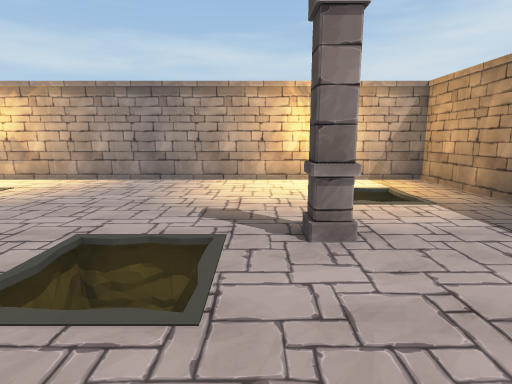
[1] (above)

18 first-person views from a walk through a Unity game level. The camera is 1.3 m above the floor, tilts 10° down and sees 80° across. The floor is counted in squares, 1 m on a side. Each view is taken from the middle of a square. On the plan, view 1 faces up. The plan holds only what a view shows up to about 14 squares ahead; the rest is blank. The place goes on beyond the plan. Door leaves are left out, so doorways stand open.

[2]
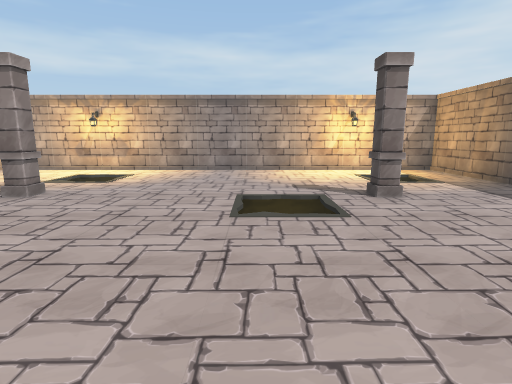

[3]
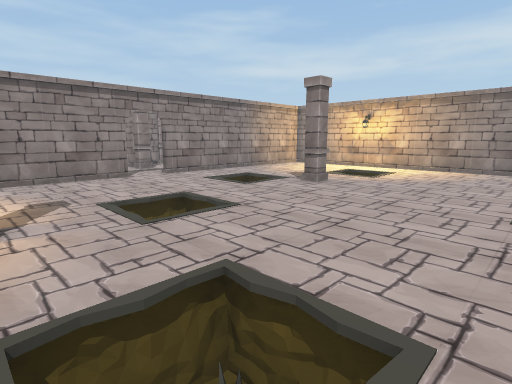

[4]
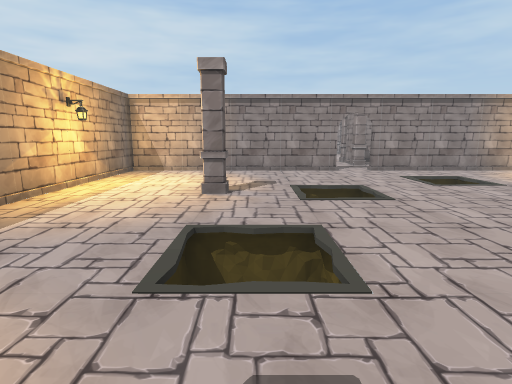

[5]
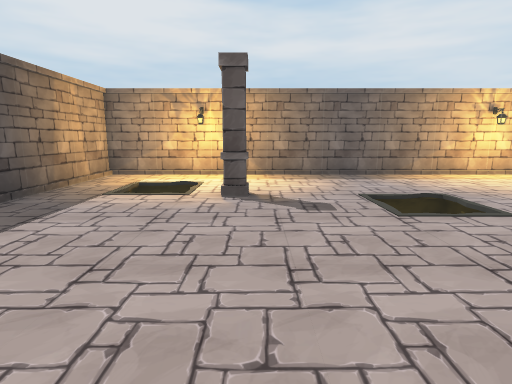

[6]
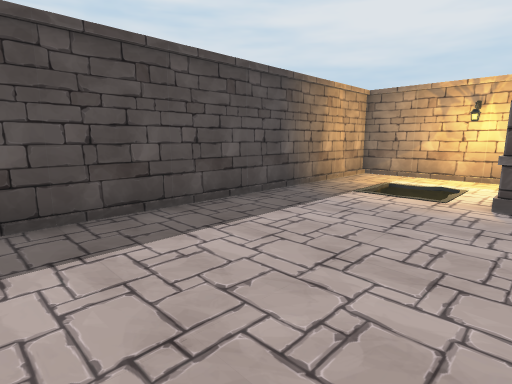

[7]
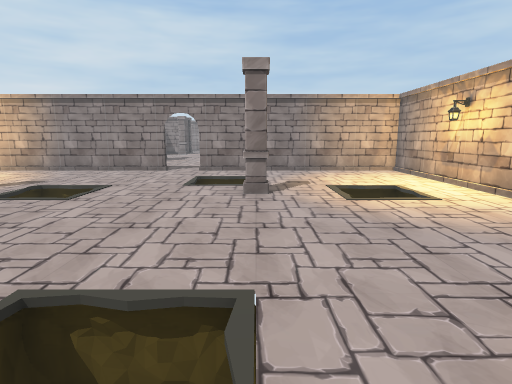

[8]
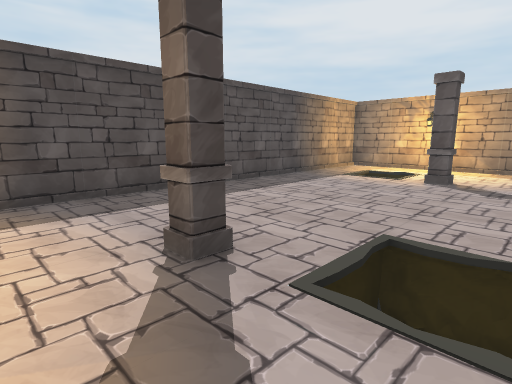

[9]
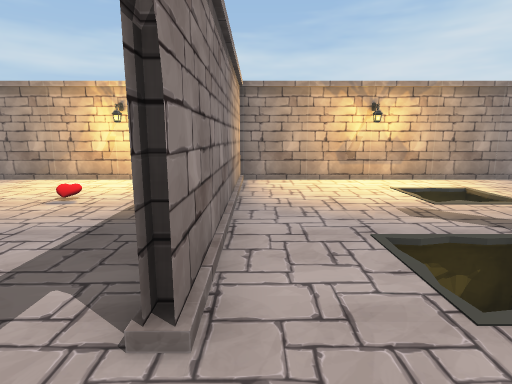

[10]
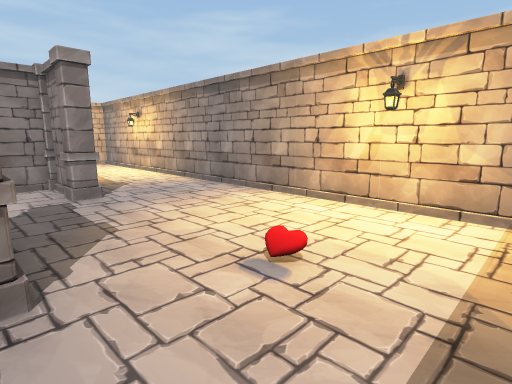

[11]
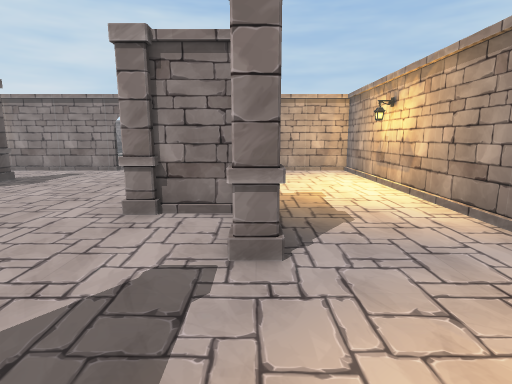

[12]
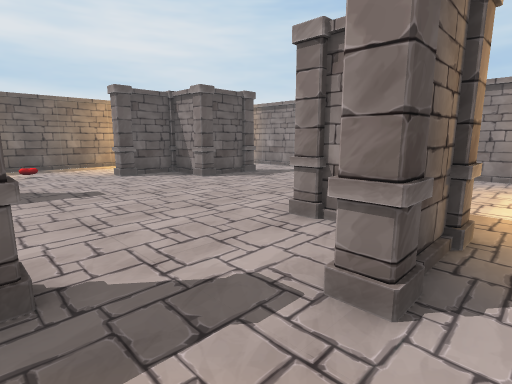

[13]
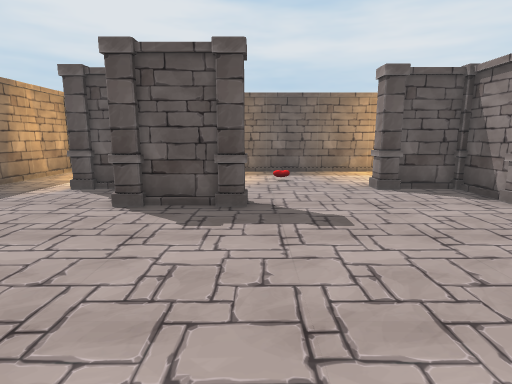

[14]
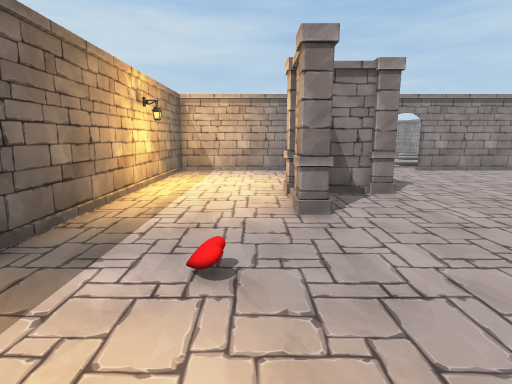

[15]
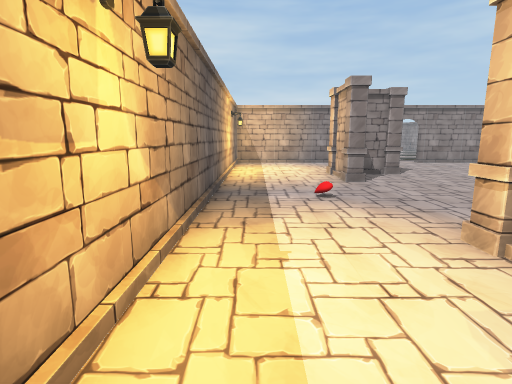

[16]
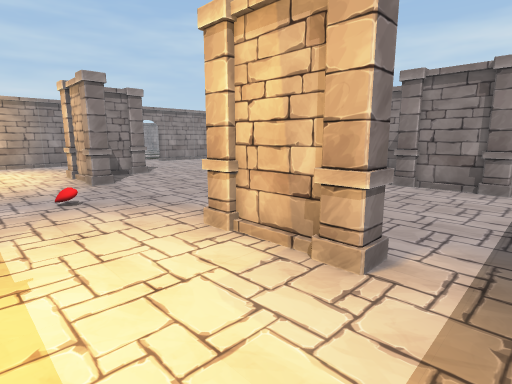

[17]
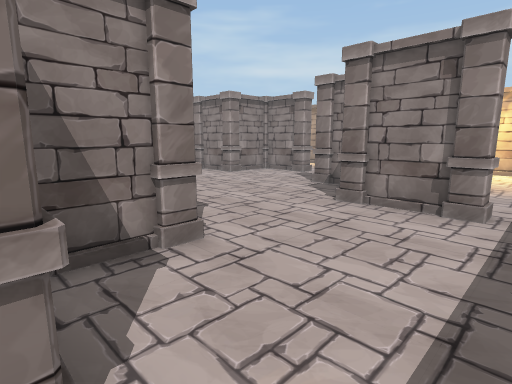

[18]
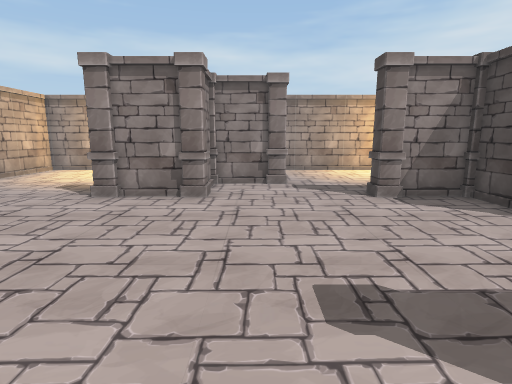

### Floor plan
Key: @ floor where view 1 was taken; # wall or solid block; . floor; / step, stairs or slope; v drop or lower ground; O other object.
Columns run from 31 left of view 1 to 6 right of it. Each row starts with its distance up from view 1.
 10 ######################################
  9 #.................#................./#
  8 #.................#....v.........v../#
  7 #.................#....v ........  ./#
  6 #.......O#O....O..#....vv........vv./#
  5 #.....  #.........#................./#
  4 #.....O#O...O#O...#..v..O....v..O.../#
  3 #.............#...#..v ......v ...../#
  2 #.............O#O.#..vv......vv...../#
  1 ..................................../#
  0 #.................#....v.......@..../#
 -1 #.................#....  .........../#
 -2 #...O#O....O##O...#....vv..v......../#
 -3 #..   #......#....#........v ......./#
 -4 #.....O#O....O##O.#.....O..vv..OOv../#
 -5 #.........O.......#..............v ./#
 -6 #.................#..............vv./#
 -7 #.................#................./#
 -8 ######################################

Positions as (right, up) in squares from view 1, and headings:
1: (0, 0), facing up
2: (-2, -3), facing up
3: (-2, -4), facing up-left
4: (0, -3), facing left
5: (0, 3), facing down
6: (0, 3), facing down-right
7: (0, 4), facing left
8: (-2, 6), facing down-right
9: (-12, 0), facing up
10: (-14, 4), facing up-left
11: (-18, 6), facing left
12: (-19, 7), facing down-left
13: (-20, 4), facing down
14: (-18, -5), facing left
15: (-14, -7), facing left
16: (-14, -7), facing up-left
17: (-14, -4), facing up-left
18: (-22, -3), facing up
